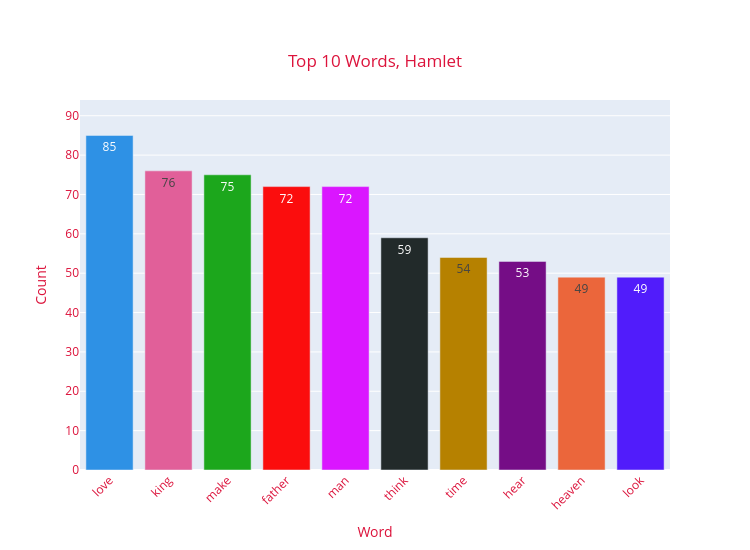

The notebook cell saved with this chart:
### Code cell
# Main text analysis pipeline
# This cell performs the complete text analysis workflow:
# 1. Reads and tokenizes a text file from the data directory
# 2. Removes punctuation and stop words
# 3. Builds bigram and trigram models
# 4. Lemmatizes tokens using spaCy
# 5. Computes word frequencies
# 6. Generates an interactive histogram of the top N words
# TODO Naming:
n = 10
documentName = 'Hamlet.txt' # TODO Inputs
outputFile = "topTenPlainText" # TODO Inputs
fmt = '.html'
figure_Xlabel = "Word"
figure_Ylabels = "Count"
figureZlabel = "Percent"
figureWidth = 750
figure_height = 550
figure_Axisangle = -45
figureTitle = 'Top 10 Words, Hamlet'
colors = px.colors.qualitative.Dark24
labCol = "crimson"

textFilepath = os.path.join(data_path, documentName) # TODO Inputs
# Read and tokenize the input text file line by line
docs=[]
with open(textFilepath, "r", encoding = encoding, errors = how_to_handleErrors) as f:
    for line in f:
        singleLine = line.strip()
        if len(singleLine) == 0:
            continue
        docs.append(singleLine.split())
# remove punctuation from sentences and parse into words
words = []
for sentence in docs:
    words.append(simple_preprocess(str(sentence), deacc=True)) # deacc=True removes punctuations
# remove stop words
stop=[]
for doc in words:
    processed_doc = []
    for word in simple_preprocess(str(doc)):
        if word not in stopWords:
            processed_doc.append(word)
    stop.append(processed_doc)
lemma = makeLemma(stop)
tokens=[]
for sublist in  lemma:
    for item in sublist:
        tokens.append(item)
# get frequency
freq = defaultdict(int)

for t in tokens:
    freq[t] += 1
# sort frequency in descending order
freq = sorted(freq.items(), key = operator.itemgetter(1), reverse = True)
imgFilepath = os.path.join(resultsPath, outputFile + fmt)

# plot top ten words in a histogram
topn = n
df = pd.DataFrame(freq, columns = ["Words", "Count"])
df["Pct"] = ((df["Count"]/df["Count"].sum())*100).round(3)
df["Pct"] = df["Pct"].astype(str) + "%"
# TODO DRY:
dfPct = df[0:1]
dfPct = pd.concat([dfPct,df[1:2]])
dfPct = pd.concat([dfPct,df[2:3]])
dfPct = pd.concat([dfPct,df[3:4]])
dfPct = pd.concat([dfPct,df[4:5]])
dfPct = pd.concat([dfPct,df[5:6]])
dfPct = pd.concat([dfPct,df[6:7]])
dfPct = pd.concat([dfPct,df[7:8]])
dfPct = pd.concat([dfPct,df[8:9]])
dfPct = pd.concat([dfPct,df[9:10]])
# Set y-axis range for the histogram plot
high = max(df["Count"])
low = 0
fig = px.bar(dfPct, x = "Words", y = "Count",hover_data=[dfPct["Pct"]],text = "Count", color = "Words", 
             title = figureTitle, color_discrete_sequence=colors,
             labels = {"Words":figure_Xlabel,"Count":figure_Ylabels,"Pct":figureZlabel})
fig.update_layout(title={'y':0.90, 'x':0.5, 'xanchor': 'center', 'yanchor':'top'}, 
                  font={"color": labCol}, width = figureWidth, height = figure_height, showlegend=False)
fig.update_xaxes(tickangle = figure_Axisangle)
fig.update_yaxes(range = [low,math.ceil(high + 0.1 * (high - low))])
py.offline.plot(fig, filename=imgFilepath, auto_open = False)
fig.show()

### Figure 1 — Plotly figure (JSON) as saved in the notebook; plotly's stock layout.template omitted (floating-point values rounded to 4 significant figures)
{"data": [{"customdata": [["0.784%"]], "hovertemplate": "Word=%{x}<br>Count=%{text}<br>Percent=%{customdata[0]}<extra></extra>", "legendgroup": "love", "marker": {"color": "#2E91E5", "pattern": {"shape": ""}}, "name": "love", "orientation": "v", "showlegend": true, "text": [85.0], "textposition": "auto", "type": "bar", "x": ["love"], "xaxis": "x", "y": [85], "yaxis": "y"}, {"customdata": [["0.701%"]], "hovertemplate": "Word=%{x}<br>Count=%{text}<br>Percent=%{customdata[0]}<extra></extra>", "legendgroup": "king", "marker": {"color": "#E15F99", "pattern": {"shape": ""}}, "name": "king", "orientation": "v", "showlegend": true, "text": [76.0], "textposition": "auto", "type": "bar", "x": ["king"], "xaxis": "x", "y": [76], "yaxis": "y"}, {"customdata": [["0.691%"]], "hovertemplate": "Word=%{x}<br>Count=%{text}<br>Percent=%{customdata[0]}<extra></extra>", "legendgroup": "make", "marker": {"color": "#1CA71C", "pattern": {"shape": ""}}, "name": "make", "orientation": "v", "showlegend": true, "text": [75.0], "textposition": "auto", "type": "bar", "x": ["make"], "xaxis": "x", "y": [75], "yaxis": "y"}, {"customdata": [["0.664%"]], "hovertemplate": "Word=%{x}<br>Count=%{text}<br>Percent=%{customdata[0]}<extra></extra>", "legendgroup": "father", "marker": {"color": "#FB0D0D", "pattern": {"shape": ""}}, "name": "father", "orientation": "v", "showlegend": true, "text": [72.0], "textposition": "auto", "type": "bar", "x": ["father"], "xaxis": "x", "y": [72], "yaxis": "y"}, {"customdata": [["0.664%"]], "hovertemplate": "Word=%{x}<br>Count=%{text}<br>Percent=%{customdata[0]}<extra></extra>", "legendgroup": "man", "marker": {"color": "#DA16FF", "pattern": {"shape": ""}}, "name": "man", "orientation": "v", "showlegend": true, "text": [72.0], "textposition": "auto", "type": "bar", "x": ["man"], "xaxis": "x", "y": [72], "yaxis": "y"}, {"customdata": [["0.544%"]], "hovertemplate": "Word=%{x}<br>Count=%{text}<br>Percent=%{customdata[0]}<extra></extra>", "legendgroup": "think", "marker": {"color": "#222A2A", "pattern": {"shape": ""}}, "name": "think", "orientation": "v", "showlegend": true, "text": [59.0], "textposition": "auto", "type": "bar", "x": ["think"], "xaxis": "x", "y": [59], "yaxis": "y"}, {"customdata": [["0.498%"]], "hovertemplate": "Word=%{x}<br>Count=%{text}<br>Percent=%{customdata[0]}<extra></extra>", "legendgroup": "time", "marker": {"color": "#B68100", "pattern": {"shape": ""}}, "name": "time", "orientation": "v", "showlegend": true, "text": [54.0], "textposition": "auto", "type": "bar", "x": ["time"], "xaxis": "x", "y": [54], "yaxis": "y"}, {"customdata": [["0.489%"]], "hovertemplate": "Word=%{x}<br>Count=%{text}<br>Percent=%{customdata[0]}<extra></extra>", "legendgroup": "hear", "marker": {"color": "#750D86", "pattern": {"shape": ""}}, "name": "hear", "orientation": "v", "showlegend": true, "text": [53.0], "textposition": "auto", "type": "bar", "x": ["hear"], "xaxis": "x", "y": [53], "yaxis": "y"}, {"customdata": [["0.452%"]], "hovertemplate": "Word=%{x}<br>Count=%{text}<br>Percent=%{customdata[0]}<extra></extra>", "legendgroup": "heaven", "marker": {"color": "#EB663B", "pattern": {"shape": ""}}, "name": "heaven", "orientation": "v", "showlegend": true, "text": [49.0], "textposition": "auto", "type": "bar", "x": ["heaven"], "xaxis": "x", "y": [49], "yaxis": "y"}, {"customdata": [["0.452%"]], "hovertemplate": "Word=%{x}<br>Count=%{text}<br>Percent=%{customdata[0]}<extra></extra>", "legendgroup": "look", "marker": {"color": "#511CFB", "pattern": {"shape": ""}}, "name": "look", "orientation": "v", "showlegend": true, "text": [49.0], "textposition": "auto", "type": "bar", "x": ["look"], "xaxis": "x", "y": [49], "yaxis": "y"}], "layout": {"barmode": "relative", "font": {"color": "crimson"}, "height": 550, "legend": {"title": {"text": "Word"}, "tracegroupgap": 0}, "showlegend": false, "title": {"text": "Top 10 Words, Hamlet", "x": 0.5, "xanchor": "center", "y": 0.9, "yanchor": "top"}, "width": 750, "xaxis": {"anchor": "y", "categoryarray": ["love", "king", "make", "father", "man", "think", "time", "hear", "heaven", "look"], "categoryorder": "array", "domain": [0, 1], "tickangle": -45, "title": {"text": "Word"}}, "yaxis": {"anchor": "x", "domain": [0, 1], "range": [0, 94], "title": {"text": "Count"}}}}
